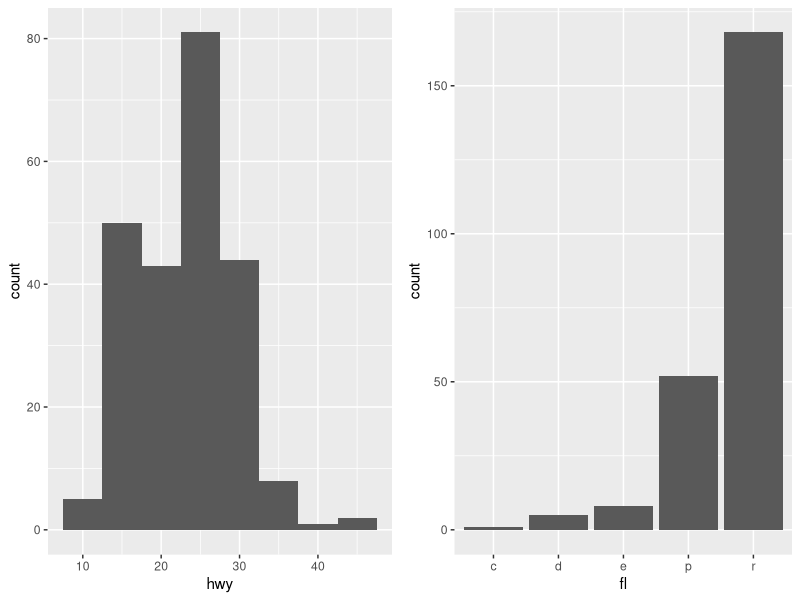

This chart was generated by the following R code:
# Plot list example.
# Updated 2019-07-16.

library(ggplot2)  # 3.2.0
library(cowplot)  # 1.0.0

# Examples from the ggplot2 cheatsheet
# https://www.rstudio.com/wp-content/uploads/2015/03/ggplot2-cheatsheet.pdf
continuous <- ggplot(mpg, aes(hwy)) + geom_histogram(binwidth = 5)
discrete <- ggplot(mpg, aes(fl)) + geom_bar()
plotlist <- list(continuous = continuous, discrete = discrete)

# Plotting example using the plotlist with cowplot
plot_grid(plotlist = plotlist)

saveRDS(plotlist, file = "~/plotlist.rds", compress = "xz")
